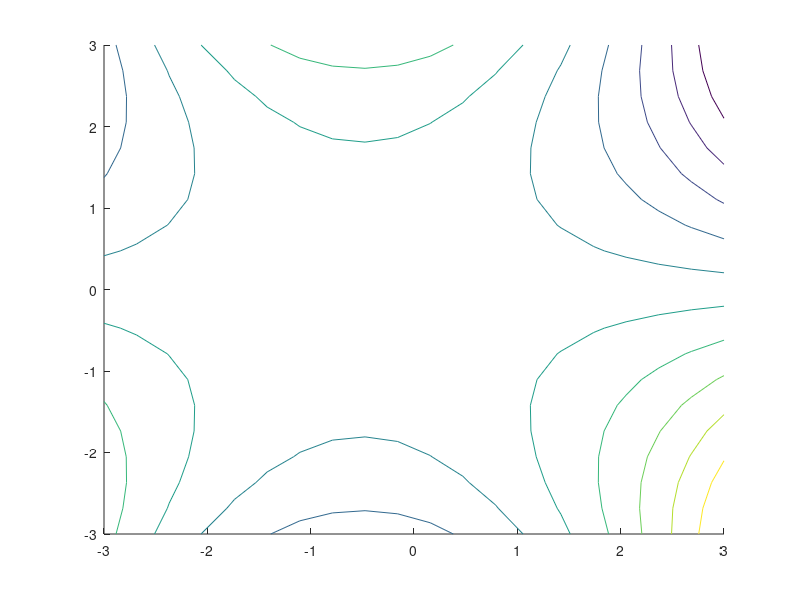

The MATLAB script that drew this image: (Note: this script raises an error after producing the figure.)
close all;
clear;
clc;

xmin = -3;
xmax = 3;

ymin = -3;
ymax = 3;

tstart = 0;
tstop = 1;

resolution = 20;


[XX, YY] = meshgrid(linspace(xmin,xmax,resolution),linspace(ymin,ymax,resolution));
f1 = figure();

% plot eigenvectors
l1 = 0.5*(1 + sqrt(17));
l2 = 0.5*(1 - sqrt(17));

x1 = -2;
y1 = -2;
v1x = [x1-1,y1+1];
v1y = [x1+4/l1,y1-4/l1];
v2x = [x1-1,y1+1];
v2y = [x1+4/l2,y1-4/l2];

%plot(v1x,v1y,'r')
hold on
%plot(v2x,v2y,'r')
xlim([xmin,xmax]);
ylim([ymin,ymax]);

%plot(0,0,'xr');
%plot(0.5,0,'xb');
%plot(1,-1,'xy');
%plot(1,1,'xm');
VV = -XX.*YY - (XX.^2).*YY + (YY.^3)/3;
contour(XX, YY, VV)



for i = 1:resolution
    for j = 1:resolution
        x0 = XX(i,j);
        y0 = YY(i,j);

        [t,y] = ode45(@ode_2D,tstart:0.1:tstop,[x0;y0]);

        plot(y(:,1),y(:,2),'--g');
    end
end

